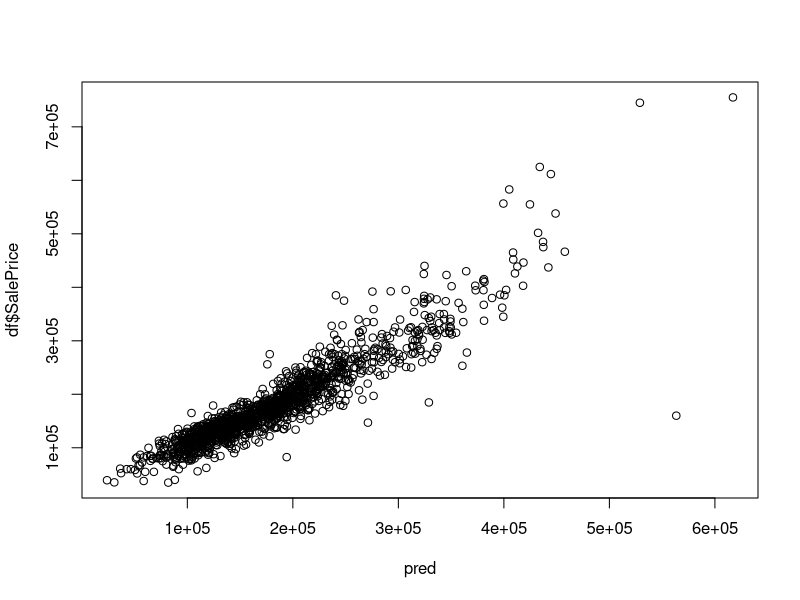
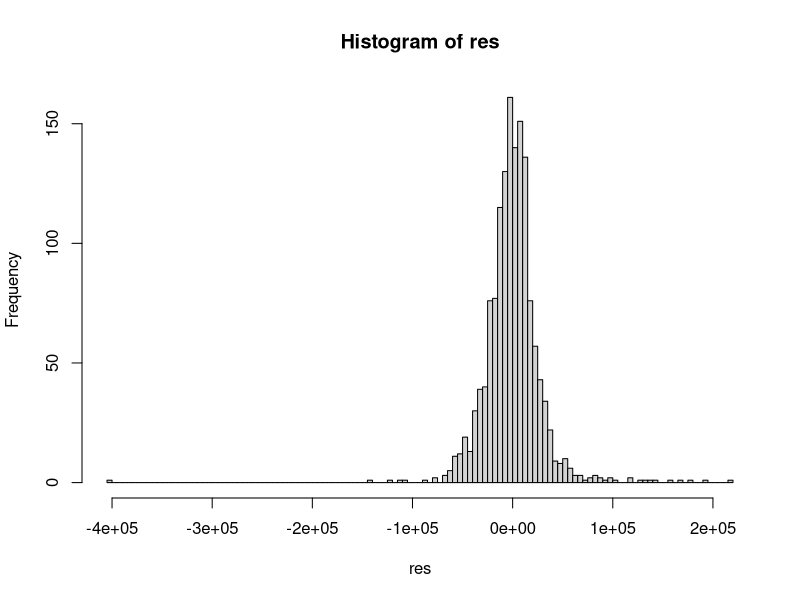
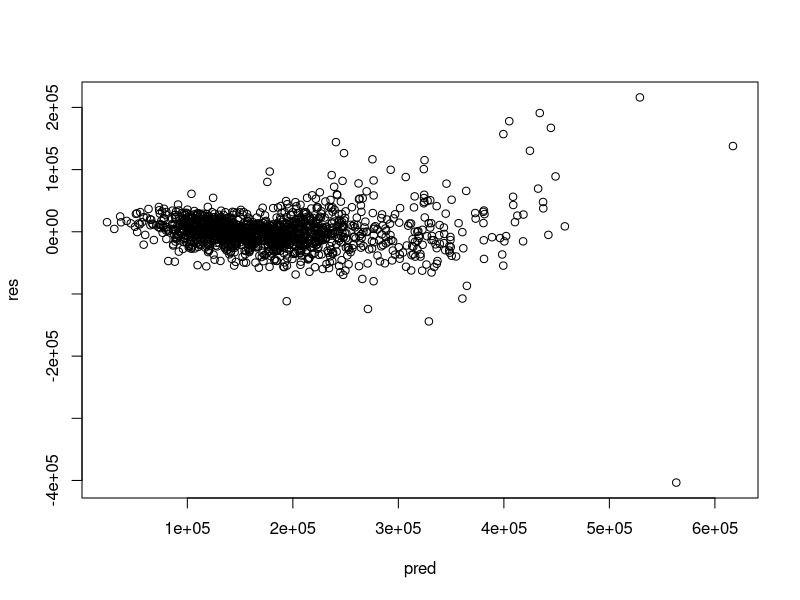
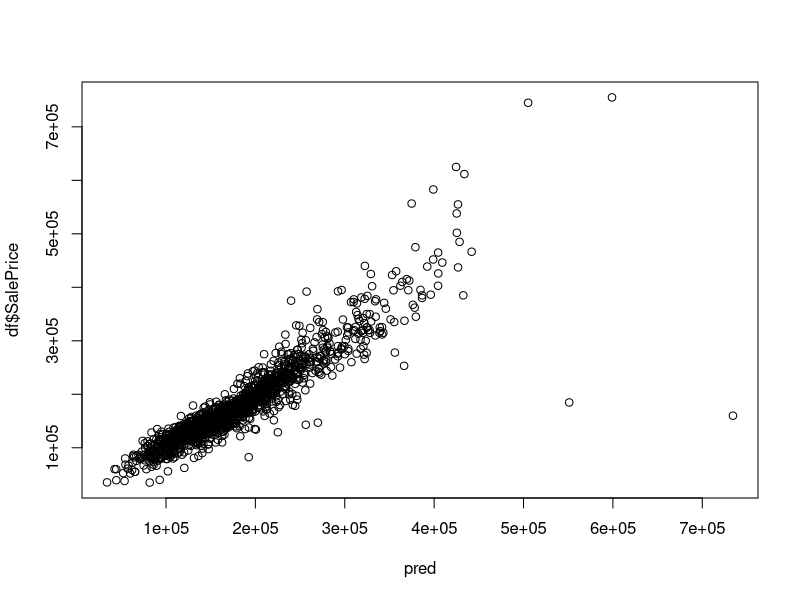
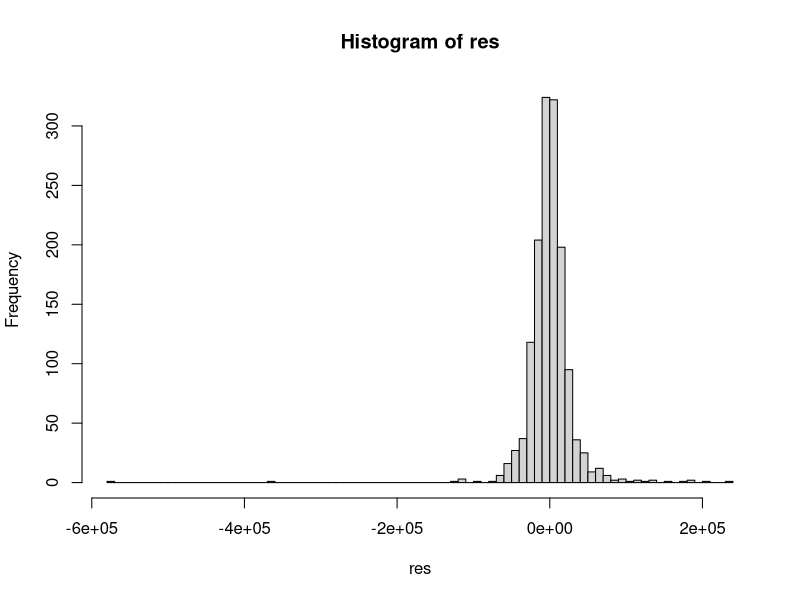
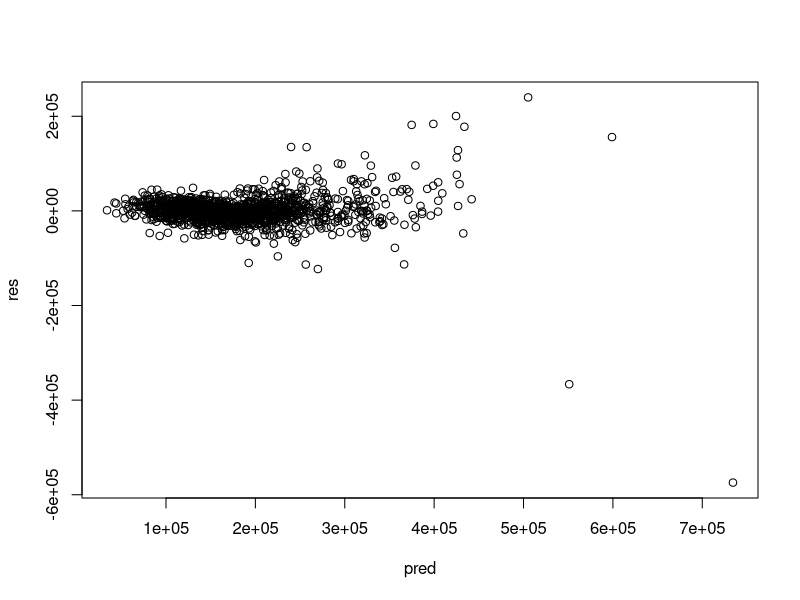
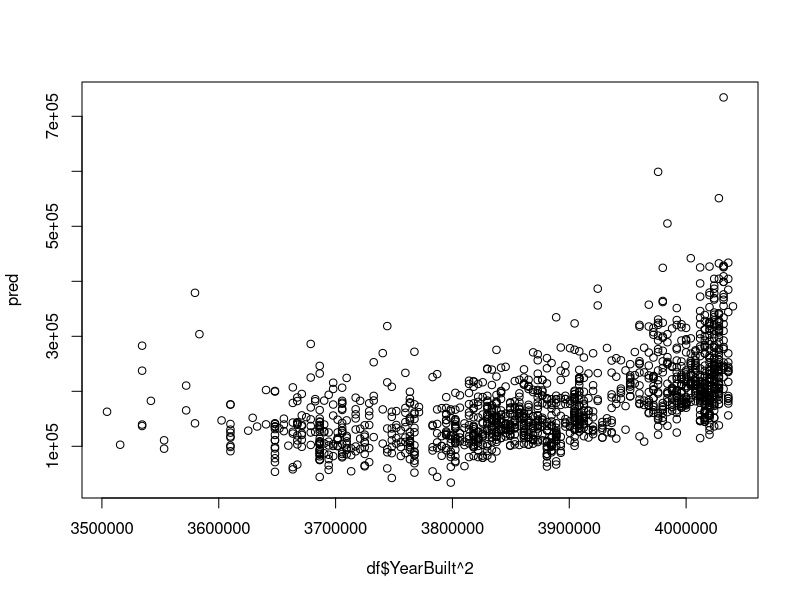

Source code (R) for these figures, in order:
setwd("D:/Work/Classes/base-analytics-master/data/house_prices")

df <- read.csv("data_important.csv")

library(MASS)

fit1 <- lm(SalePrice ~ 1,data=df)

fit2 <- lm(SalePrice ~ .,data=df)

fitfn <-stepAIC(fit1, scope=list(lower=fit1, upper=fit2),method="both")
summary(fitfn)

pred <- predict(fitfn)
res <- residuals(fitfn)

plot(pred,df$SalePrice)
hist(res,breaks=100)
plot(pred,res)

# rebuilding model by removing high leverage observations
# issues exist in the dataset because of a few highly priced houses
cd <- cooks.distance(fitfn)

dff <- df[cd < 4/(1460 - 54 - 1),]


fit1 <- lm(SalePrice ~ 1,data=dff)

fit2 <- lm(SalePrice ~ .,data=dff)

fitfn <-stepAIC(fit1, scope=list(lower=fit1, upper=fit2),method="both")
summary(fitfn)

pred <- predict(fitfn,newdata=df)
res <- df$SalePrice - pred
plot(pred,df$SalePrice)
hist(res,breaks=100)
plot(pred,res)

# Much better performance but some non-linearities persist. 
# Requires investigation one variable at a time

plot(df$YearBuilt^2,pred)

dff$g1985 <- ifelse(dff$YearBuilt > 1985,1,0)

fit1 <- lm(SalePrice ~ 1,data=dff)

fit2 <- lm(SalePrice ~ .,data=dff)

fitfn <-stepAIC(fit1, scope=list(lower=fit1, upper=fit2),method="both")
summary(fitfn)
fitfn$terms
# cross validation

library(caret)

trctrl = trainControl(method="cv",number=15,verboseIter=T)
cv = train(SalePrice ~ OverallQual + BsmtFinSF1 + YearBuilt + 
             Neighborhood_NridgHt + GarageArea + TotalBsmtSF + YearRemodAdd + 
             LotFrontageImp + Neighborhood_StoneBr + Neighborhood_NoRidge + 
             Fireplaces + Neighborhood_Somerst + MSZoning_RL + Neighborhood_BrkSide + 
             WoodDeckSF + Condition1_Feedr + RoofStyle_Gable + Neighborhood_Veenker + 
              + GarageYrBlt + Condition2_PosA + RoofMatl_Membran + 
             OpenPorchSF + Condition1_RRAe + MasVnrArea + Neighborhood_NAmes + 
             FullBath + Neighborhood_Edwards + GarageCars + Neighborhood_Sawyer + 
             HouseStyle_2Story + X2ndFlrSF + X1stFlrSF + Neighborhood_OldTown + 
             Condition2_RRNn,data=df,method="lm",trControl =trctrl           )
 cv
